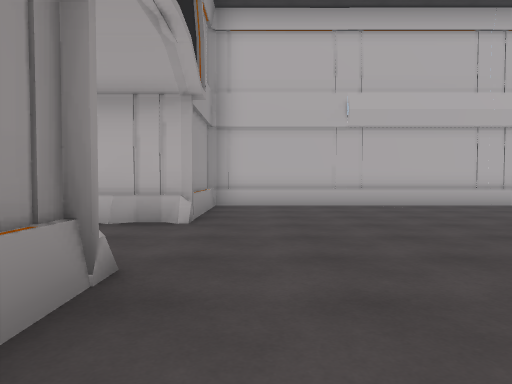
[1] (above)

21 first-person views from a walk through a scene from a Unity 3-D project. The camera is 1.2 m above the floor, tilts 2° down and sees 70° across. The floor is counted in squares, 2 m on a side. Each view is taken from the middle of a square. On the plan, view 1 faces up. The plan holds only what a view shows up to about 10 squares ahead; the rest is blank. The place goes on beyond the plan. The player is left out.

[2]
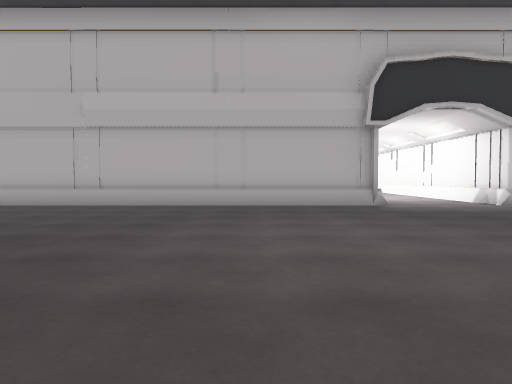

[3]
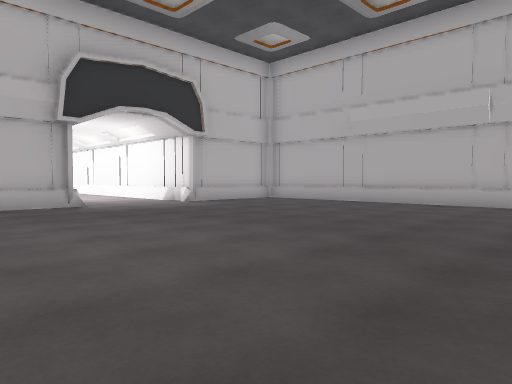

[4]
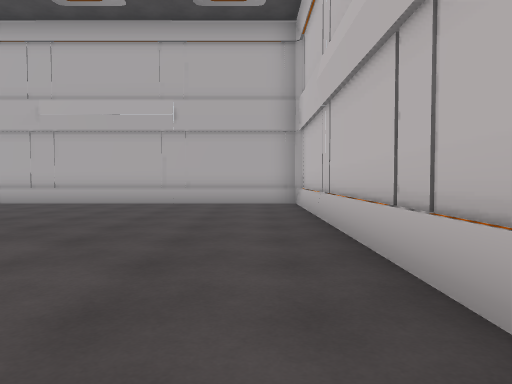

[5]
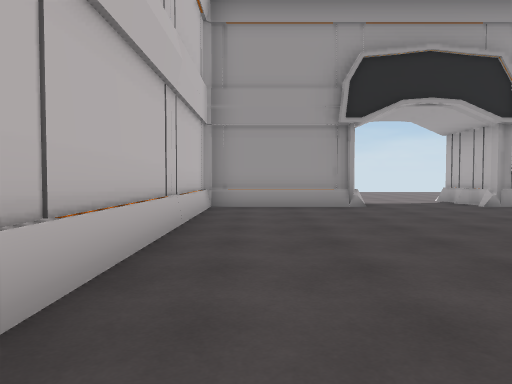

[6]
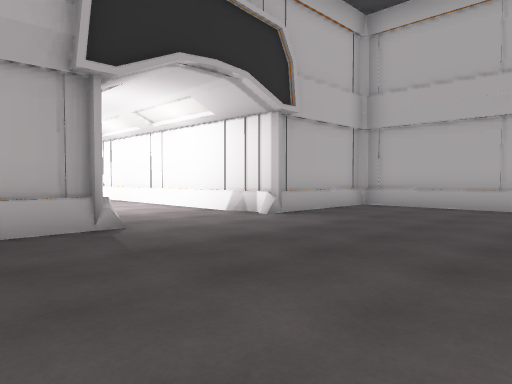

[7]
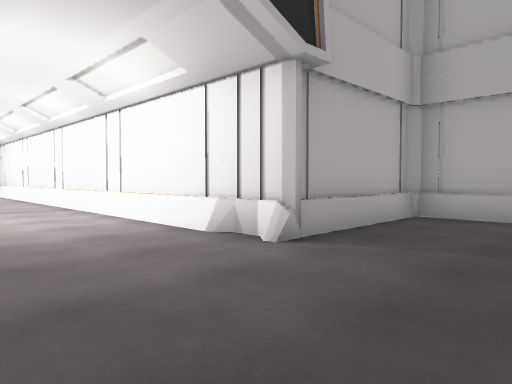

[8]
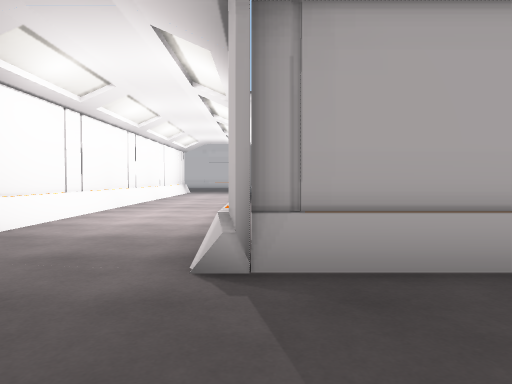

[9]
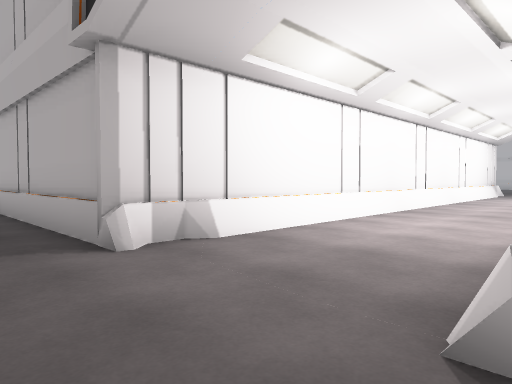

[10]
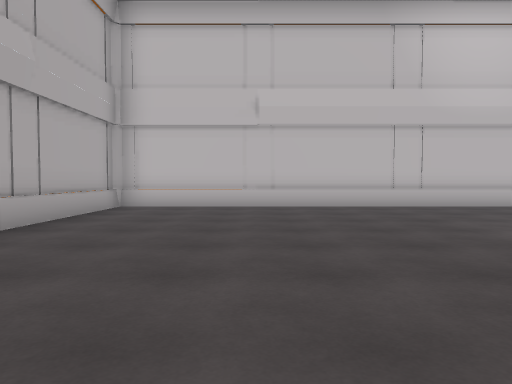

[11]
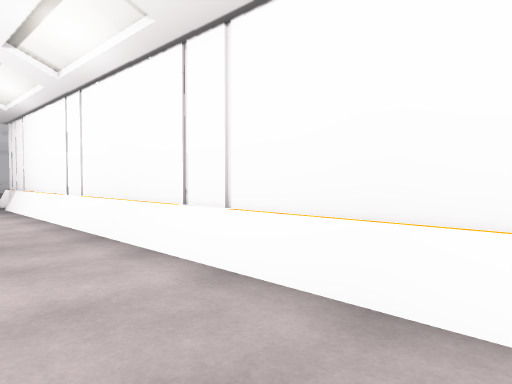

[12]
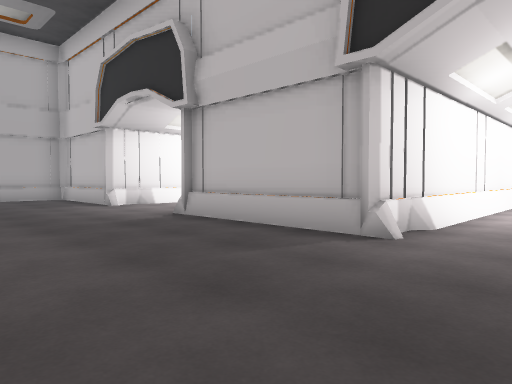

[13]
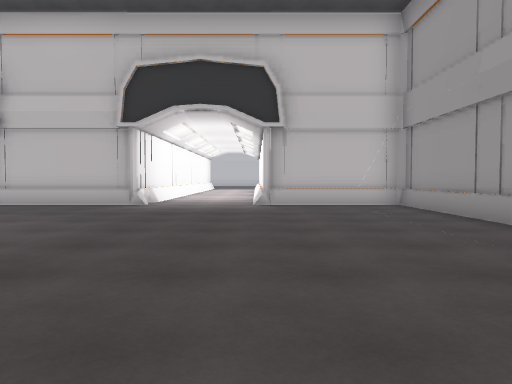

[14]
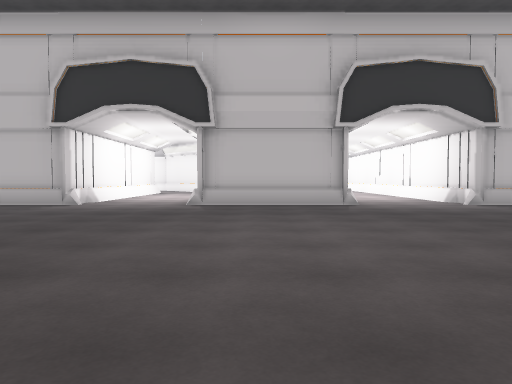

[15]
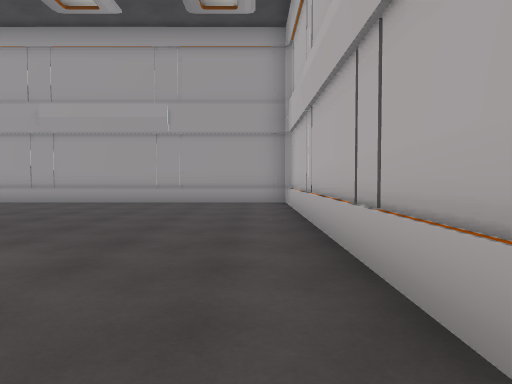

[16]
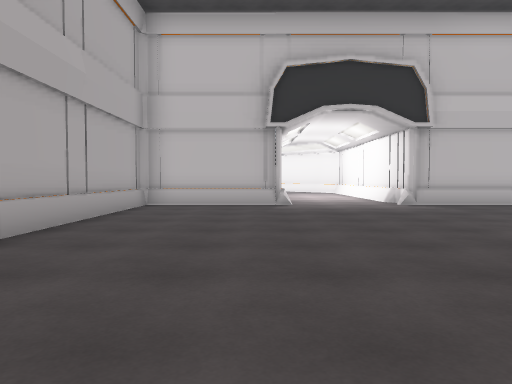

[17]
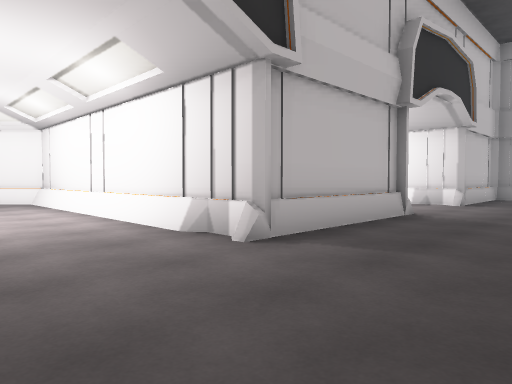

[18]
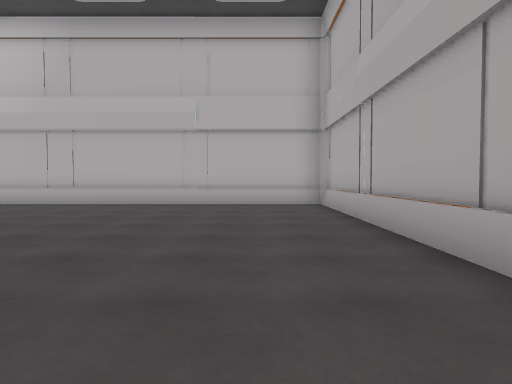

[19]
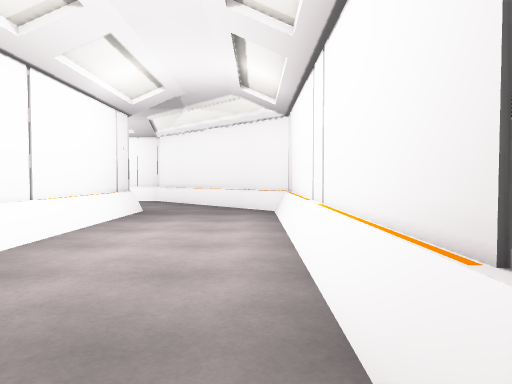

[20]
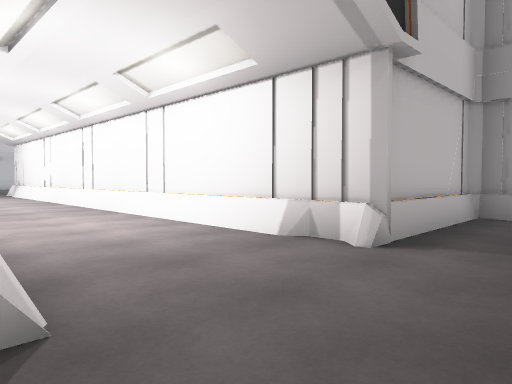

[21]
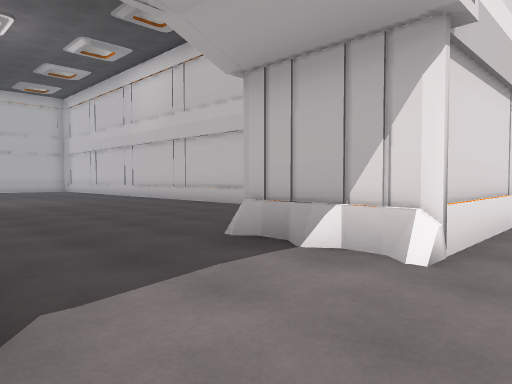

### Floor plan
Points are (right, up) in squares from view 1. A wall is a line through its corners. A room is listed if a view was taken in it or the views show most of it. See-through windows are left out.
Room 1 (views 1, 2, 3, 4, 5, 6, 7, 8, 9, 10, 11)
walls: (9, 8.5) (-1.1, 8.5) (-1.1, 5); (-1.1, 5.2) (-3, 5.2); (-1.1, 2.3) (-1.1, -1.1) (15.1, -1.1) (15.1, 8.5) (11.8, 8.5) (11.8, 22.3); (-2.9, 2.2) (-1.1, 2.2); (8.8, 22.3) (8.8, 8.5)
low walls: (11.6, 9.3) (11.6, 21.5); (-1.1, 5) (-2.3, 5); (-2.9, 2.3) (-1.1, 2.3); (9, 22.3) (9, 8.5)
ways out: opening at (10.5, 22) to room 2; opening at (-3, 3.5) to room 3
Room 2 (views 12, 13, 14, 15, 16, 17, 18, 19, 20)
walls: (11.8, 22.3) (15.4, 22.3) (15.4, 15.1) (16.7, 13.8); (18.4, 20.4) (18.4, 22.3) (21.7, 22.3) (21.7, 31.9) (5.5, 31.9) (5.5, 22.3) (9, 22.3); (18.4, 15.1) (18.4, 18.9)
low walls: (18.2, 20.5) (18.2, 21.6); (18.2, 15.1) (18.2, 19)
ways out: opening at (10.5, 22) to room 1
Room 3 (view 21)
walls: (-2.9, -1.2) (-2.9, 2.3)
ways out: opening at (-3, 3.5) to room 1

Positions as (right, up) in squares from view 1, and headings:
1: (0, 0), facing up
2: (6, 0), facing up
3: (6, 0), facing up-right
4: (6, 0), facing right
5: (7, 0), facing left
6: (7, 4), facing up-right
7: (9, 6), facing up-right
8: (12, 6), facing up
9: (12, 7), facing up-left
10: (12, 7), facing down
11: (10, 13), facing up-right
12: (10, 26), facing down-right
13: (9, 31), facing down
14: (14, 31), facing down
15: (15, 31), facing left
16: (19, 31), facing down
17: (18, 25), facing down-left
18: (20, 23), facing up
19: (16, 22), facing down
20: (12, 24), facing down-left
21: (-4, 5), facing down-right
